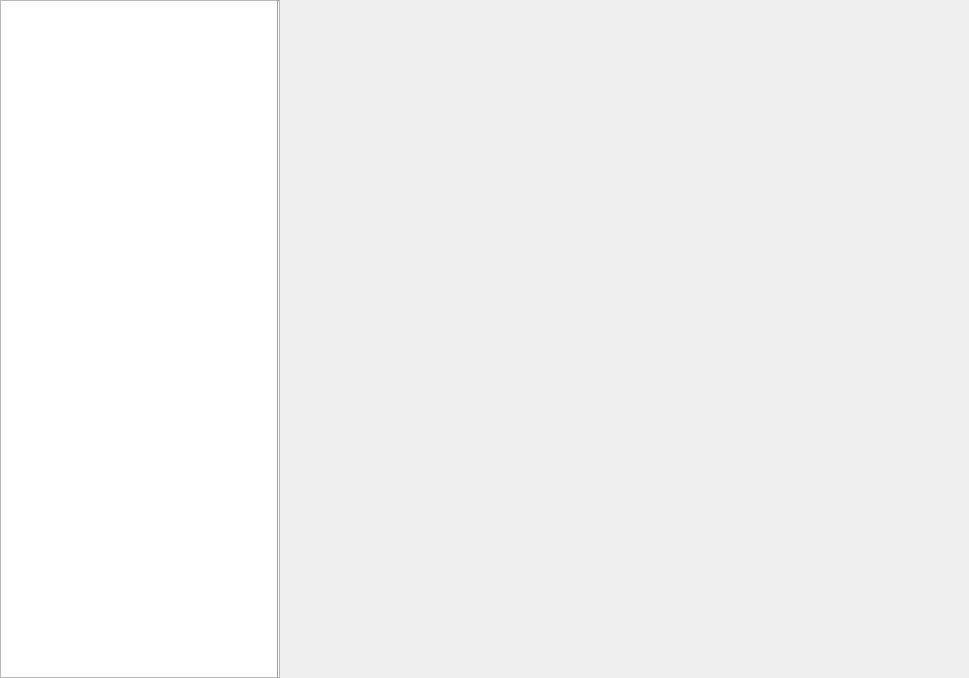
<?xml version="1.0" encoding="UTF-8"?>
<ui version="4.0">
 <class>KiranModuleWidget</class>
 <widget class="QWidget" name="KiranModuleWidget">
  <property name="geometry">
   <rect>
    <x>0</x>
    <y>0</y>
    <width>969</width>
    <height>678</height>
   </rect>
  </property>
  <property name="windowTitle">
   <string>Form</string>
  </property>
  <property name="styleSheet">
   <string notr="true"/>
  </property>
  <layout class="QHBoxLayout" name="horizontalLayout">
   <property name="spacing">
    <number>0</number>
   </property>
   <property name="leftMargin">
    <number>0</number>
   </property>
   <property name="topMargin">
    <number>0</number>
   </property>
   <property name="rightMargin">
    <number>0</number>
   </property>
   <property name="bottomMargin">
    <number>0</number>
   </property>
   <item>
    <widget class="QWidget" name="widget_siderbar" native="true">
     <property name="sizePolicy">
      <sizepolicy hsizetype="Fixed" vsizetype="Preferred">
       <horstretch>0</horstretch>
       <verstretch>0</verstretch>
      </sizepolicy>
     </property>
     <property name="minimumSize">
      <size>
       <width>280</width>
       <height>0</height>
      </size>
     </property>
     <property name="maximumSize">
      <size>
       <width>280</width>
       <height>16777215</height>
      </size>
     </property>
     <property name="styleSheet">
      <string notr="true"/>
     </property>
     <layout class="QHBoxLayout" name="horizontalLayout_2">
      <property name="spacing">
       <number>0</number>
      </property>
      <property name="leftMargin">
       <number>0</number>
      </property>
      <property name="topMargin">
       <number>0</number>
      </property>
      <property name="rightMargin">
       <number>0</number>
      </property>
      <property name="bottomMargin">
       <number>0</number>
      </property>
      <item>
       <widget class="KiranSidebarWidget" name="list_subItems">
        <property name="sizePolicy">
         <sizepolicy hsizetype="Fixed" vsizetype="Expanding">
          <horstretch>0</horstretch>
          <verstretch>0</verstretch>
         </sizepolicy>
        </property>
        <property name="minimumSize">
         <size>
          <width>280</width>
          <height>0</height>
         </size>
        </property>
        <property name="maximumSize">
         <size>
          <width>280</width>
          <height>16777215</height>
         </size>
        </property>
        <property name="styleSheet">
         <string notr="true"/>
        </property>
       </widget>
      </item>
      <item>
       <widget class="Line" name="line">
        <property name="orientation">
         <enum>Qt::Vertical</enum>
        </property>
       </widget>
      </item>
     </layout>
    </widget>
   </item>
   <item>
    <widget class="QWidget" name="widget" native="true">
     <property name="sizePolicy">
      <sizepolicy hsizetype="Expanding" vsizetype="Preferred">
       <horstretch>0</horstretch>
       <verstretch>0</verstretch>
      </sizepolicy>
     </property>
     <property name="styleSheet">
      <string notr="true"/>
     </property>
     <layout class="QVBoxLayout" name="verticalLayout">
      <property name="leftMargin">
       <number>0</number>
      </property>
      <property name="topMargin">
       <number>0</number>
      </property>
      <property name="rightMargin">
       <number>0</number>
      </property>
      <property name="bottomMargin">
       <number>0</number>
      </property>
      <item>
       <layout class="QHBoxLayout" name="centerLayout"/>
      </item>
     </layout>
    </widget>
   </item>
  </layout>
 </widget>
 <customwidgets>
  <customwidget>
   <class>KiranSidebarWidget</class>
   <extends>QListWidget</extends>
   <header location="global">kiran-sidebar-widget.h</header>
  </customwidget>
 </customwidgets>
 <resources/>
 <connections/>
</ui>
